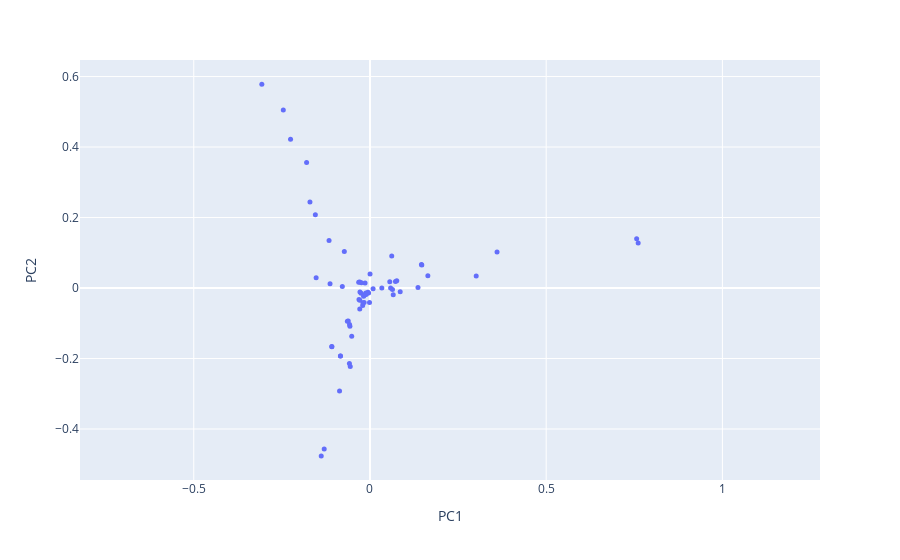

Notebook code cell kept with this figure:
### Code cell
#for l2 normalization
fig_l2 = px.scatter(l2_pca, x='PC1', y='PC2', hover_name=l2_pca.index)
fig_l2.update_traces(marker=dict(size=5))
fig_l2.update_xaxes(scaleanchor='y', scaleratio=1)
fig_l2.update_yaxes(scaleanchor='x', scaleratio=1)
fig_l2.show()

### Figure 1 — Plotly figure (JSON) as saved in the notebook; plotly's stock layout.template omitted (floating-point values rounded to 4 significant figures)
{"data": [{"hovertemplate": "<b>%{hovertext}</b><br><br>PC1=%{x}<br>PC2=%{y}<extra></extra>", "hovertext": ["AhlgrenScottD", "AlbinPierre", "BaloghJózsef", "BaryshnikovYuliyM", "Berwick-EvansDaniel", "BocaFlorin-Petre", "BradlowStevenBenjamin", "BronskiJaredC", "DeVilleRELee", "DeyParthaSarathi", "DiFrancescoPhilippe", "DoddChristopher", "DunfieldNathanM", "ErdoğanMehmetBurak", "FengRunhuan", "FernandesRuiLoja", "FordKevinB", "GuzmanRosemaryK", "HaboushWilliamJ", "HellerJeremiahBen", "HinkkanenAimo", "HiraniAnilN", "HungPei-Ken", "HurVeraMikyoung", "IvanovSergeiVladimirovich", "JandaFelix", "JingXiaochen", "JungeMarius", "KatzSheldonH", "KedemRinat", "KermanEly", "KirkpatrickKayLene", "KirrEduard", "KostochkaAlexandrV", "KutzarovaDenkaN", "LaNaveGabriele", "LaugesenRichardSnyder", "LeditzkyFelix", "LermanEugeneM", "LiXiaochun", "LiuYuan", "McCarthyRandy", "MineyevIgor", "NikolaevIgorG", "OikhbergTimur", "PascaleffJamesThomas", "RaptiZoi", "RasmussenJacob", "RasmussenSarahDean", "RezkCharlesW", "ReznickBruce", "SongRenming", "SowersRichardB", "StojanoskaVesna", "ThornerJesse", "TolmanSusan", "TumanovAlexander", "TysonJeremyT", "TzirakisNikolaos", "WeiWei", "WuXuan", "YongAlexanderTF", "YoungAmanda", "ZaharescuAlexandru", "ZharnitskyVadim"], "legendgroup": "", "marker": {"color": "#636efa", "size": 5, "symbol": "circle"}, "mode": "markers", "name": "", "orientation": "v", "showlegend": false, "type": "scatter", "x": [-0.1161, -0.02068, -0.08372, 0.147, -0.03116, -0.2254, -0.02892, 0.1363, 0.06389, 0.07607, -0.05595, -0.01075, -0.1299, 0.7567, -0.1082, -0.02012, -0.2459, -0.0289, -0.01389, -0.0292, -0.0251, 0.066, -0.003923, 0.08574, -0.06159, -0.01566, -0.1083, -0.07278, -0.05177, -0.05831, -0.00579, 0.3014, 0.1643, -0.08372, -0.1703, -0.01183, 0.03362, -0.02427, -0.05688, 0.06171, -0.01656, -0.07845, -0.06412, -0.02842, -0.155, -0.01716, 0.07242, -0.1383, -0.08629, -0.1528, 0.0002565, 0.05859, 0.008893, -0.1133, -0.1798, -0.0579, 0.146, -0.03197, 0.761, -0.01808, 0.05622, -0.001307, -0.01151, -0.3068, 0.3606], "xaxis": "x", "y": [0.1346, -0.04955, -0.1926, 0.06534, -0.03227, 0.4223, -0.05976, 0.00147, -0.004076, 0.02087, -0.2227, -0.01793, -0.4569, 0.1396, -0.1668, -0.04159, 0.5052, -0.035, 0.01424, 0.01703, -0.01514, -0.01943, -0.01443, -0.01077, -0.09332, -0.01983, -0.1657, 0.1038, -0.137, -0.2141, -0.01223, 0.03378, 0.03513, -0.1926, 0.2443, -0.01387, 0.0001605, 0.01471, -0.1086, 0.09091, -0.04127, 0.00419, -0.09401, -0.01155, 0.2076, -0.02026, 0.01879, -0.4763, -0.2921, 0.02927, 0.03944, 5.815e-05, -0.001815, 0.01209, 0.3561, -0.1038, 0.06639, 0.01639, 0.1275, -0.02369, 0.01765, -0.04113, -0.01766, 0.5785, 0.1025], "yaxis": "y"}], "layout": {"legend": {"tracegroupgap": 0}, "margin": {"t": 60}, "xaxis": {"anchor": "y", "domain": [0, 1], "scaleanchor": "y", "scaleratio": 1, "title": {"text": "PC1"}}, "yaxis": {"anchor": "x", "domain": [0, 1], "scaleanchor": "x", "scaleratio": 1, "title": {"text": "PC2"}}}}
